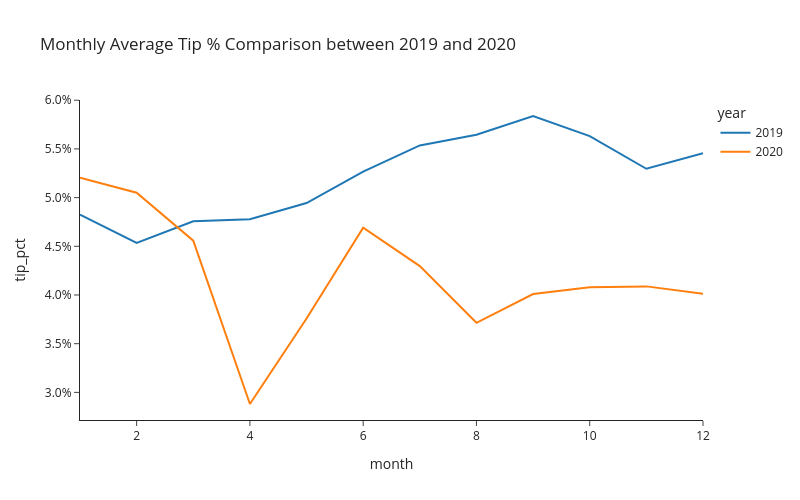

Write notebook code for a chart like this one.
### Markdown cell above
---

### 🎯 Deliverable 13: Monthly Average Tip Percentages in 2019 and 2020

#### 👇 Tasks

- ✔️ Using `df_monthly`, create a line plot of monthly average tip percentages.
  - Use `year` to create two separate lines (encoded by different colors) for 2019 and 2020.
  - `tip_pct` column in `df_monthly` contains the monthly average tip percentages.
- ✔️ Set an appropriate title.
- ✔️ Use the `'simple_white'` theme (template).
- ✔️ Set the `width` to `800` and `height` to `500`.
- ✔️ Store your figure in a variable named `fig`.
- ✔️ Display the figure using `fig.show()`

#### 🔑 Sample Output

![Sample Output](https://github.com/bdi475/images/blob/b77471d66d7f183ef01b37f8b03787c5828cd64b/case-studies/rideshare-trips/sample-monthly-average-tip-pct-line-plot-01.png?raw=true)

#### 🚀 Hint

Replace `my_dataframe`, `'column1'`, `'column2'`, `'column3'`, and `...`s with your own values from the code below.

```python
fig = px.line(
    my_dataframe,
    title='Your Title Here',
    x='column1',
    y='column2',
    color='column3',
    template='simple_white',
    width=...,
    height=...
)
fig.update_layout(yaxis_tickformat=',.1%')
fig.show()
```

### Code cell
# YOUR CODE BEGINS
fig = px.line(
    df_monthly,
    title="Monthly Average Tip % Comparison between 2019 and 2020",
    x="month",
    y="tip_pct",
    color="year",
    template="simple_white",
    width=800,
    height=500,
)
fig.update_layout(yaxis_tickformat=",.1%")
fig.show()
# YOUR CODE ENDS

### Figure 1 — Plotly figure (JSON) as saved in the notebook; plotly's stock layout.template omitted (floating-point values rounded to 4 significant figures)
{"data": [{"hovertemplate": "year=2019<br>month=%{x}<br>tip_pct=%{y}<extra></extra>", "legendgroup": "2019", "line": {"color": "#1F77B4", "dash": "solid"}, "marker": {"symbol": "circle"}, "mode": "lines", "name": "2019", "orientation": "v", "showlegend": true, "type": "scatter", "x": [1, 2, 3, 4, 5, 6, 7, 8, 9, 10, 11, 12], "xaxis": "x", "y": [0.04825, 0.04535, 0.04756, 0.04779, 0.04944, 0.05267, 0.05536, 0.05645, 0.05838, 0.05631, 0.05296, 0.05457], "yaxis": "y"}, {"hovertemplate": "year=2020<br>month=%{x}<br>tip_pct=%{y}<extra></extra>", "legendgroup": "2020", "line": {"color": "#FF7F0E", "dash": "solid"}, "marker": {"symbol": "circle"}, "mode": "lines", "name": "2020", "orientation": "v", "showlegend": true, "type": "scatter", "x": [1, 2, 3, 4, 5, 6, 7, 8, 9, 10, 11, 12], "xaxis": "x", "y": [0.05204, 0.05051, 0.04558, 0.02881, 0.03759, 0.04691, 0.04297, 0.03715, 0.0401, 0.0408, 0.04088, 0.04013], "yaxis": "y"}], "layout": {"height": 500, "legend": {"title": {"text": "year"}, "tracegroupgap": 0}, "title": {"text": "Monthly Average Tip % Comparison between 2019 and 2020"}, "width": 800, "xaxis": {"anchor": "y", "domain": [0, 1], "title": {"text": "month"}}, "yaxis": {"anchor": "x", "domain": [0, 1], "tickformat": ",.1%", "title": {"text": "tip_pct"}}}}
